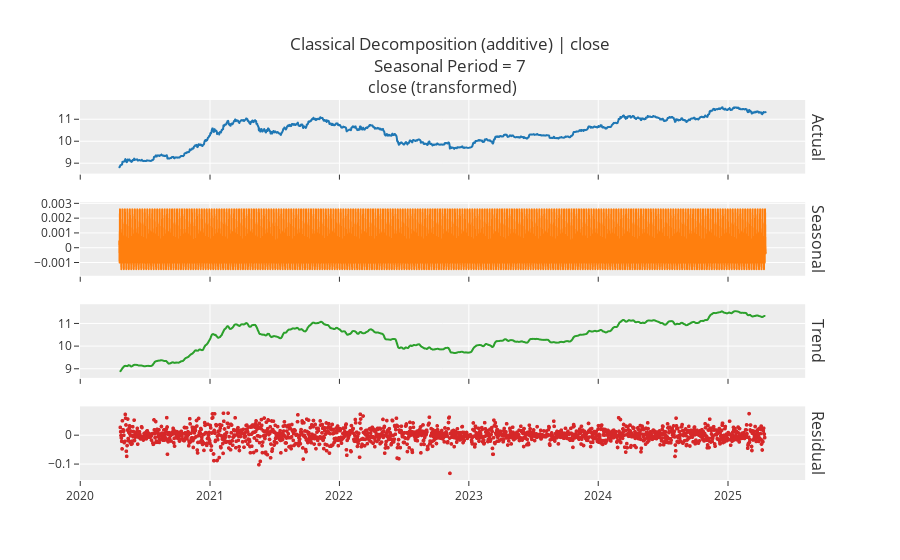
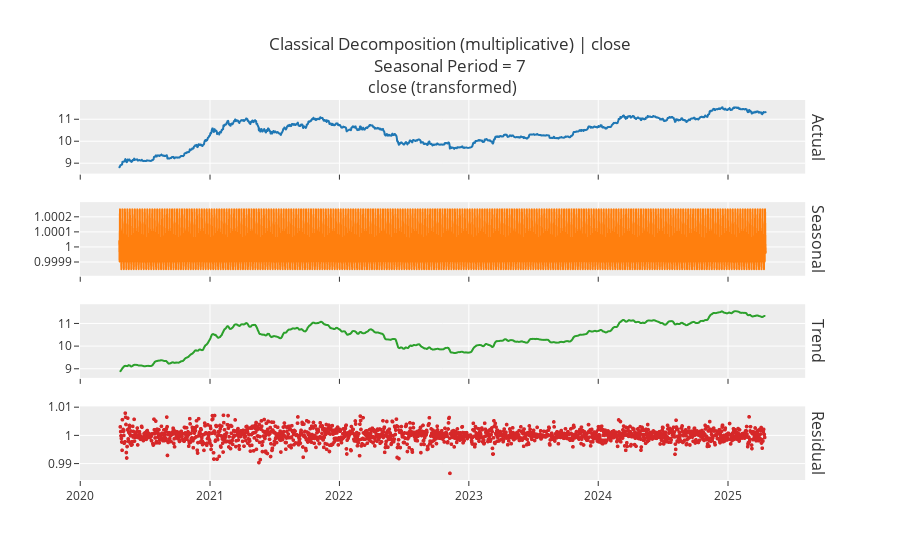
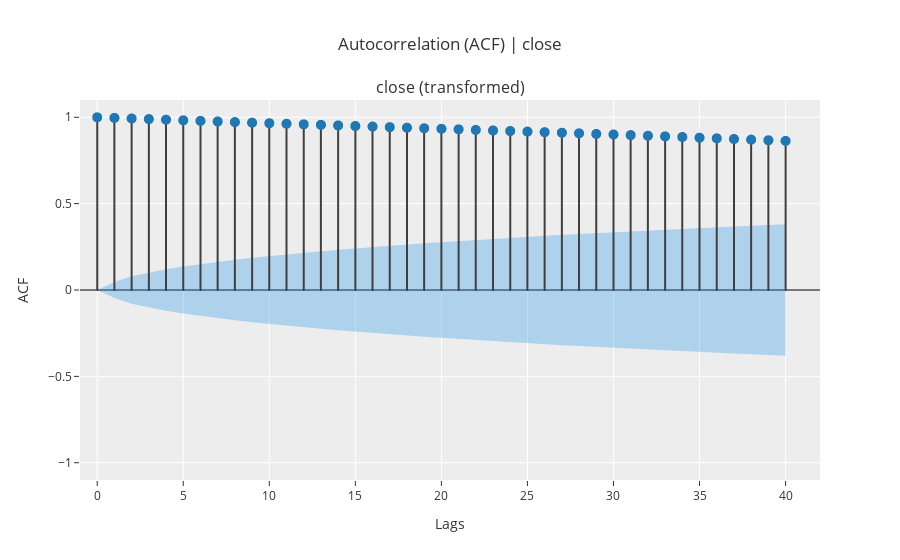
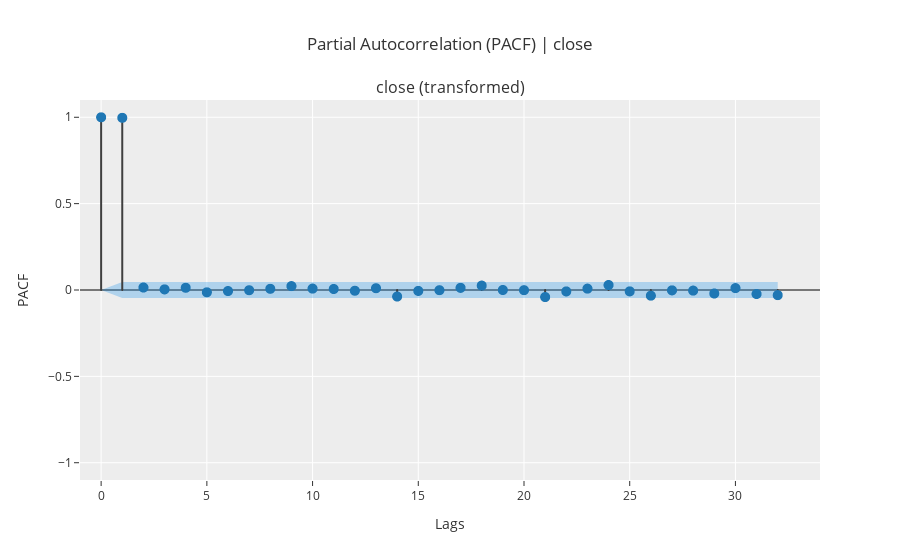

These figures' notebook cell, in order:
### Code cell
s.plot_model(plot='decomp')
s.plot_model(plot='decomp', data_kwargs={'type': 'multiplicative'})
s.plot_model(plot='acf')
s.plot_model(plot='pacf')

### Figure 1 — Plotly figure (JSON) as saved in the notebook; plotly's stock layout.template omitted (floating-point values rounded to 4 significant figures; data arrays with more than 128 entries replaced by an {"elided": "..."} marker saying what was removed)
{"data": [{"line": {"color": "rgb(31, 119, 180)", "width": 2}, "marker": {"size": 2}, "mode": "lines+markers", "name": "Actual", "type": "scattergl", "x": {"elided": "1825 str values"}, "xaxis": "x", "y": {"elided": "1825 float values"}, "yaxis": "y"}, {"line": {"color": "rgb(255, 127, 14)", "width": 2}, "marker": {"size": 2}, "mode": "lines+markers", "name": "Seasonal", "type": "scattergl", "x": {"elided": "1825 str values"}, "xaxis": "x2", "y": {"elided": "1825 float values"}, "yaxis": "y2"}, {"line": {"color": "rgb(44, 160, 44)", "width": 2}, "marker": {"size": 2}, "mode": "lines+markers", "name": "Trend", "type": "scattergl", "x": {"elided": "1825 str values"}, "xaxis": "x3", "y": {"elided": "1825 float values"}, "yaxis": "y3"}, {"line": {"color": "rgb(214, 39, 40)", "width": 2}, "marker": {"size": 4}, "mode": "markers", "name": "Residuals", "type": "scattergl", "x": {"elided": "1825 str values"}, "xaxis": "x4", "y": {"elided": "1825 float values"}, "yaxis": "y4"}], "layout": {"annotations": [{"font": {"size": 16}, "showarrow": false, "text": "close (transformed)", "x": 0.49, "xanchor": "center", "xref": "paper", "y": 1, "yanchor": "bottom", "yref": "paper"}, {"font": {"size": 16}, "showarrow": false, "text": "Actual", "textangle": 90, "x": 0.98, "xanchor": "left", "xref": "paper", "y": 0.9031, "yanchor": "middle", "yref": "paper"}, {"font": {"size": 16}, "showarrow": false, "text": "Seasonal", "textangle": 90, "x": 0.98, "xanchor": "left", "xref": "paper", "y": 0.6344, "yanchor": "middle", "yref": "paper"}, {"font": {"size": 16}, "showarrow": false, "text": "Trend", "textangle": 90, "x": 0.98, "xanchor": "left", "xref": "paper", "y": 0.3656, "yanchor": "middle", "yref": "paper"}, {"font": {"size": 16}, "showarrow": false, "text": "Residual", "textangle": 90, "x": 0.98, "xanchor": "left", "xref": "paper", "y": 0.09688, "yanchor": "middle", "yref": "paper"}], "showlegend": false, "title": {"text": "Classical Decomposition (additive) | close<br>Seasonal Period = 7"}, "xaxis": {"anchor": "y", "domain": [0, 0.98], "matches": "x4", "showticklabels": false}, "xaxis2": {"anchor": "y2", "domain": [0, 0.98], "matches": "x4", "showticklabels": false}, "xaxis3": {"anchor": "y3", "domain": [0, 0.98], "matches": "x4", "showticklabels": false}, "xaxis4": {"anchor": "y4", "domain": [0, 0.98]}, "yaxis": {"anchor": "x", "domain": [0.8063, 1]}, "yaxis2": {"anchor": "x2", "domain": [0.5375, 0.7312]}, "yaxis3": {"anchor": "x3", "domain": [0.2687, 0.4625]}, "yaxis4": {"anchor": "x4", "domain": [0, 0.1938]}}}

### Figure 2 — Plotly figure (JSON) as saved in the notebook; plotly's stock layout.template omitted (floating-point values rounded to 4 significant figures; data arrays with more than 128 entries replaced by an {"elided": "..."} marker saying what was removed)
{"data": [{"line": {"color": "rgb(31, 119, 180)", "width": 2}, "marker": {"size": 2}, "mode": "lines+markers", "name": "Actual", "type": "scattergl", "x": {"elided": "1825 str values"}, "xaxis": "x", "y": {"elided": "1825 float values"}, "yaxis": "y"}, {"line": {"color": "rgb(255, 127, 14)", "width": 2}, "marker": {"size": 2}, "mode": "lines+markers", "name": "Seasonal", "type": "scattergl", "x": {"elided": "1825 str values"}, "xaxis": "x2", "y": {"elided": "1825 float values"}, "yaxis": "y2"}, {"line": {"color": "rgb(44, 160, 44)", "width": 2}, "marker": {"size": 2}, "mode": "lines+markers", "name": "Trend", "type": "scattergl", "x": {"elided": "1825 str values"}, "xaxis": "x3", "y": {"elided": "1825 float values"}, "yaxis": "y3"}, {"line": {"color": "rgb(214, 39, 40)", "width": 2}, "marker": {"size": 4}, "mode": "markers", "name": "Residuals", "type": "scattergl", "x": {"elided": "1825 str values"}, "xaxis": "x4", "y": {"elided": "1825 float values"}, "yaxis": "y4"}], "layout": {"annotations": [{"font": {"size": 16}, "showarrow": false, "text": "close (transformed)", "x": 0.49, "xanchor": "center", "xref": "paper", "y": 1, "yanchor": "bottom", "yref": "paper"}, {"font": {"size": 16}, "showarrow": false, "text": "Actual", "textangle": 90, "x": 0.98, "xanchor": "left", "xref": "paper", "y": 0.9031, "yanchor": "middle", "yref": "paper"}, {"font": {"size": 16}, "showarrow": false, "text": "Seasonal", "textangle": 90, "x": 0.98, "xanchor": "left", "xref": "paper", "y": 0.6344, "yanchor": "middle", "yref": "paper"}, {"font": {"size": 16}, "showarrow": false, "text": "Trend", "textangle": 90, "x": 0.98, "xanchor": "left", "xref": "paper", "y": 0.3656, "yanchor": "middle", "yref": "paper"}, {"font": {"size": 16}, "showarrow": false, "text": "Residual", "textangle": 90, "x": 0.98, "xanchor": "left", "xref": "paper", "y": 0.09688, "yanchor": "middle", "yref": "paper"}], "showlegend": false, "title": {"text": "Classical Decomposition (multiplicative) | close<br>Seasonal Period = 7"}, "xaxis": {"anchor": "y", "domain": [0, 0.98], "matches": "x4", "showticklabels": false}, "xaxis2": {"anchor": "y2", "domain": [0, 0.98], "matches": "x4", "showticklabels": false}, "xaxis3": {"anchor": "y3", "domain": [0, 0.98], "matches": "x4", "showticklabels": false}, "xaxis4": {"anchor": "y4", "domain": [0, 0.98]}, "yaxis": {"anchor": "x", "domain": [0.8063, 1]}, "yaxis2": {"anchor": "x2", "domain": [0.5375, 0.7312]}, "yaxis3": {"anchor": "x3", "domain": [0.2687, 0.4625]}, "yaxis4": {"anchor": "x4", "domain": [0, 0.1938]}}}

### Figure 3 — Plotly figure (JSON) as saved in the notebook; plotly's stock layout.template omitted (floating-point values rounded to 4 significant figures)
{"data": [{"line": {"color": "#3f3f3f"}, "marker": {"size": 10}, "mode": "lines", "name": "ACF", "showlegend": false, "type": "scattergl", "x": [0, 0], "xaxis": "x", "y": [0, 1], "yaxis": "y"}, {"line": {"color": "#3f3f3f"}, "marker": {"size": 10}, "mode": "lines", "name": "ACF", "showlegend": false, "type": "scattergl", "x": [1, 1], "xaxis": "x", "y": [0, 0.9964], "yaxis": "y"}, {"line": {"color": "#3f3f3f"}, "marker": {"size": 10}, "mode": "lines", "name": "ACF", "showlegend": false, "type": "scattergl", "x": [2, 2], "xaxis": "x", "y": [0, 0.9929], "yaxis": "y"}, {"line": {"color": "#3f3f3f"}, "marker": {"size": 10}, "mode": "lines", "name": "ACF", "showlegend": false, "type": "scattergl", "x": [3, 3], "xaxis": "x", "y": [0, 0.9894], "yaxis": "y"}, {"line": {"color": "#3f3f3f"}, "marker": {"size": 10}, "mode": "lines", "name": "ACF", "showlegend": false, "type": "scattergl", "x": [4, 4], "xaxis": "x", "y": [0, 0.986], "yaxis": "y"}, {"line": {"color": "#3f3f3f"}, "marker": {"size": 10}, "mode": "lines", "name": "ACF", "showlegend": false, "type": "scattergl", "x": [5, 5], "xaxis": "x", "y": [0, 0.9825], "yaxis": "y"}, {"line": {"color": "#3f3f3f"}, "marker": {"size": 10}, "mode": "lines", "name": "ACF", "showlegend": false, "type": "scattergl", "x": [6, 6], "xaxis": "x", "y": [0, 0.979], "yaxis": "y"}, {"line": {"color": "#3f3f3f"}, "marker": {"size": 10}, "mode": "lines", "name": "ACF", "showlegend": false, "type": "scattergl", "x": [7, 7], "xaxis": "x", "y": [0, 0.9755], "yaxis": "y"}, {"line": {"color": "#3f3f3f"}, "marker": {"size": 10}, "mode": "lines", "name": "ACF", "showlegend": false, "type": "scattergl", "x": [8, 8], "xaxis": "x", "y": [0, 0.9721], "yaxis": "y"}, {"line": {"color": "#3f3f3f"}, "marker": {"size": 10}, "mode": "lines", "name": "ACF", "showlegend": false, "type": "scattergl", "x": [9, 9], "xaxis": "x", "y": [0, 0.9688], "yaxis": "y"}, {"line": {"color": "#3f3f3f"}, "marker": {"size": 10}, "mode": "lines", "name": "ACF", "showlegend": false, "type": "scattergl", "x": [10, 10], "xaxis": "x", "y": [0, 0.9656], "yaxis": "y"}, {"line": {"color": "#3f3f3f"}, "marker": {"size": 10}, "mode": "lines", "name": "ACF", "showlegend": false, "type": "scattergl", "x": [11, 11], "xaxis": "x", "y": [0, 0.9624], "yaxis": "y"}, {"line": {"color": "#3f3f3f"}, "marker": {"size": 10}, "mode": "lines", "name": "ACF", "showlegend": false, "type": "scattergl", "x": [12, 12], "xaxis": "x", "y": [0, 0.9592], "yaxis": "y"}, {"line": {"color": "#3f3f3f"}, "marker": {"size": 10}, "mode": "lines", "name": "ACF", "showlegend": false, "type": "scattergl", "x": [13, 13], "xaxis": "x", "y": [0, 0.9561], "yaxis": "y"}, {"line": {"color": "#3f3f3f"}, "marker": {"size": 10}, "mode": "lines", "name": "ACF", "showlegend": false, "type": "scattergl", "x": [14, 14], "xaxis": "x", "y": [0, 0.9527], "yaxis": "y"}, {"line": {"color": "#3f3f3f"}, "marker": {"size": 10}, "mode": "lines", "name": "ACF", "showlegend": false, "type": "scattergl", "x": [15, 15], "xaxis": "x", "y": [0, 0.9494], "yaxis": "y"}, {"line": {"color": "#3f3f3f"}, "marker": {"size": 10}, "mode": "lines", "name": "ACF", "showlegend": false, "type": "scattergl", "x": [16, 16], "xaxis": "x", "y": [0, 0.946], "yaxis": "y"}, {"line": {"color": "#3f3f3f"}, "marker": {"size": 10}, "mode": "lines", "name": "ACF", "showlegend": false, "type": "scattergl", "x": [17, 17], "xaxis": "x", "y": [0, 0.9427], "yaxis": "y"}, {"line": {"color": "#3f3f3f"}, "marker": {"size": 10}, "mode": "lines", "name": "ACF", "showlegend": false, "type": "scattergl", "x": [18, 18], "xaxis": "x", "y": [0, 0.9396], "yaxis": "y"}, {"line": {"color": "#3f3f3f"}, "marker": {"size": 10}, "mode": "lines", "name": "ACF", "showlegend": false, "type": "scattergl", "x": [19, 19], "xaxis": "x", "y": [0, 0.9365], "yaxis": "y"}, {"line": {"color": "#3f3f3f"}, "marker": {"size": 10}, "mode": "lines", "name": "ACF", "showlegend": false, "type": "scattergl", "x": [20, 20], "xaxis": "x", "y": [0, 0.9334], "yaxis": "y"}, {"line": {"color": "#3f3f3f"}, "marker": {"size": 10}, "mode": "lines", "name": "ACF", "showlegend": false, "type": "scattergl", "x": [21, 21], "xaxis": "x", "y": [0, 0.9301], "yaxis": "y"}, {"line": {"color": "#3f3f3f"}, "marker": {"size": 10}, "mode": "lines", "name": "ACF", "showlegend": false, "type": "scattergl", "x": [22, 22], "xaxis": "x", "y": [0, 0.9267], "yaxis": "y"}, {"line": {"color": "#3f3f3f"}, "marker": {"size": 10}, "mode": "lines", "name": "ACF", "showlegend": false, "type": "scattergl", "x": [23, 23], "xaxis": "x", "y": [0, 0.9234], "yaxis": "y"}, {"line": {"color": "#3f3f3f"}, "marker": {"size": 10}, "mode": "lines", "name": "ACF", "showlegend": false, "type": "scattergl", "x": [24, 24], "xaxis": "x", "y": [0, 0.9203], "yaxis": "y"}, {"line": {"color": "#3f3f3f"}, "marker": {"size": 10}, "mode": "lines", "name": "ACF", "showlegend": false, "type": "scattergl", "x": [25, 25], "xaxis": "x", "y": [0, 0.9171], "yaxis": "y"}, {"line": {"color": "#3f3f3f"}, "marker": {"size": 10}, "mode": "lines", "name": "ACF", "showlegend": false, "type": "scattergl", "x": [26, 26], "xaxis": "x", "y": [0, 0.9138], "yaxis": "y"}, {"line": {"color": "#3f3f3f"}, "marker": {"size": 10}, "mode": "lines", "name": "ACF", "showlegend": false, "type": "scattergl", "x": [27, 27], "xaxis": "x", "y": [0, 0.9104], "yaxis": "y"}, {"line": {"color": "#3f3f3f"}, "marker": {"size": 10}, "mode": "lines", "name": "ACF", "showlegend": false, "type": "scattergl", "x": [28, 28], "xaxis": "x", "y": [0, 0.9071], "yaxis": "y"}, {"line": {"color": "#3f3f3f"}, "marker": {"size": 10}, "mode": "lines", "name": "ACF", "showlegend": false, "type": "scattergl", "x": [29, 29], "xaxis": "x", "y": [0, 0.9036], "yaxis": "y"}, {"line": {"color": "#3f3f3f"}, "marker": {"size": 10}, "mode": "lines", "name": "ACF", "showlegend": false, "type": "scattergl", "x": [30, 30], "xaxis": "x", "y": [0, 0.9002], "yaxis": "y"}, {"line": {"color": "#3f3f3f"}, "marker": {"size": 10}, "mode": "lines", "name": "ACF", "showlegend": false, "type": "scattergl", "x": [31, 31], "xaxis": "x", "y": [0, 0.8967], "yaxis": "y"}, {"line": {"color": "#3f3f3f"}, "marker": {"size": 10}, "mode": "lines", "name": "ACF", "showlegend": false, "type": "scattergl", "x": [32, 32], "xaxis": "x", "y": [0, 0.8931], "yaxis": "y"}, {"line": {"color": "#3f3f3f"}, "marker": {"size": 10}, "mode": "lines", "name": "ACF", "showlegend": false, "type": "scattergl", "x": [33, 33], "xaxis": "x", "y": [0, 0.8895], "yaxis": "y"}, {"line": {"color": "#3f3f3f"}, "marker": {"size": 10}, "mode": "lines", "name": "ACF", "showlegend": false, "type": "scattergl", "x": [34, 34], "xaxis": "x", "y": [0, 0.8857], "yaxis": "y"}, {"line": {"color": "#3f3f3f"}, "marker": {"size": 10}, "mode": "lines", "name": "ACF", "showlegend": false, "type": "scattergl", "x": [35, 35], "xaxis": "x", "y": [0, 0.8818], "yaxis": "y"}, {"line": {"color": "#3f3f3f"}, "marker": {"size": 10}, "mode": "lines", "name": "ACF", "showlegend": false, "type": "scattergl", "x": [36, 36], "xaxis": "x", "y": [0, 0.878], "yaxis": "y"}, {"line": {"color": "#3f3f3f"}, "marker": {"size": 10}, "mode": "lines", "name": "ACF", "showlegend": false, "type": "scattergl", "x": [37, 37], "xaxis": "x", "y": [0, 0.8743], "yaxis": "y"}, {"line": {"color": "#3f3f3f"}, "marker": {"size": 10}, "mode": "lines", "name": "ACF", "showlegend": false, "type": "scattergl", "x": [38, 38], "xaxis": "x", "y": [0, 0.8705], "yaxis": "y"}, {"line": {"color": "#3f3f3f"}, "marker": {"size": 10}, "mode": "lines", "name": "ACF", "showlegend": false, "type": "scattergl", "x": [39, 39], "xaxis": "x", "y": [0, 0.8668], "yaxis": "y"}, {"line": {"color": "#3f3f3f"}, "marker": {"size": 10}, "mode": "lines", "name": "ACF", "showlegend": false, "type": "scattergl", "x": [40, 40], "xaxis": "x", "y": [0, 0.8633], "yaxis": "y"}, {"marker": {"color": "#1f77b4", "size": 10}, "mode": "markers", "name": "ACF", "showlegend": false, "type": "scattergl", "x": [0, 1, 2, 3, 4, 5, 6, 7, 8, 9, 10, 11, 12, 13, 14, 15, 16, 17, 18, 19, 20, 21, 22, 23, 24, 25, 26, 27, 28, 29, 30, 31, 32, 33, 34, 35, 36, 37, 38, 39, 40], "xaxis": "x", "y": [1, 0.9964, 0.9929, 0.9894, 0.986, 0.9825, 0.979, 0.9755, 0.9721, 0.9688, 0.9656, 0.9624, 0.9592, 0.9561, 0.9527, 0.9494, 0.946, 0.9427, 0.9396, 0.9365, 0.9334, 0.9301, 0.9267, 0.9234, 0.9203, 0.9171, 0.9138, 0.9104, 0.9071, 0.9036, 0.9002, 0.8967, 0.8931, 0.8895, 0.8857, 0.8818, 0.878, 0.8743, 0.8705, 0.8668, 0.8633], "yaxis": "y"}, {"line": {"color": "rgba(255,255,255,0)"}, "marker": {"size": 10}, "mode": "lines", "name": "UC", "showlegend": false, "type": "scatter", "x": [0, 1, 2, 3, 4, 5, 6, 7, 8, 9, 10, 11, 12, 13, 14, 15, 16, 17, 18, 19, 20, 21, 22, 23, 24, 25, 26, 27, 28, 29, 30, 31, 32, 33, 34, 35, 36, 37, 38, 39, 40], "xaxis": "x", "y": [0, 0.04588, 0.07927, 0.1021, 0.1206, 0.1366, 0.1507, 0.1635, 0.1754, 0.1864, 0.1967, 0.2064, 0.2157, 0.2245, 0.2329, 0.2409, 0.2487, 0.2561, 0.2633, 0.2703, 0.2771, 0.2836, 0.2899, 0.2961, 0.3021, 0.308, 0.3137, 0.3192, 0.3246, 0.3299, 0.3351, 0.3401, 0.3451, 0.3499, 0.3546, 0.3593, 0.3638, 0.3682, 0.3726, 0.3768, 0.381], "yaxis": "y"}, {"fill": "tonexty", "fillcolor": "rgba(32, 146, 230,0.3)", "line": {"color": "rgba(255,255,255,0)"}, "marker": {"size": 10}, "mode": "lines", "name": "LC", "showlegend": false, "type": "scatter", "x": [0, 1, 2, 3, 4, 5, 6, 7, 8, 9, 10, 11, 12, 13, 14, 15, 16, 17, 18, 19, 20, 21, 22, 23, 24, 25, 26, 27, 28, 29, 30, 31, 32, 33, 34, 35, 36, 37, 38, 39, 40], "xaxis": "x", "y": [0, -0.04588, -0.07927, -0.1021, -0.1206, -0.1366, -0.1507, -0.1635, -0.1754, -0.1864, -0.1967, -0.2064, -0.2157, -0.2245, -0.2329, -0.2409, -0.2487, -0.2561, -0.2633, -0.2703, -0.2771, -0.2836, -0.2899, -0.2961, -0.3021, -0.308, -0.3137, -0.3192, -0.3246, -0.3299, -0.3351, -0.3401, -0.3451, -0.3499, -0.3546, -0.3593, -0.3638, -0.3682, -0.3726, -0.3768, -0.381], "yaxis": "y"}], "layout": {"annotations": [{"font": {"size": 16}, "showarrow": false, "text": "close (transformed)", "x": 0.5, "xanchor": "center", "xref": "paper", "y": 1, "yanchor": "bottom", "yref": "paper"}], "showlegend": false, "title": {"text": "Autocorrelation (ACF) | close"}, "xaxis": {"anchor": "y", "domain": [0, 1], "range": [-1, 42], "title": {"text": "Lags"}}, "yaxis": {"anchor": "x", "domain": [0, 1], "range": [-1.1, 1.1], "title": {"text": "ACF"}, "zerolinecolor": "#000000"}}}

### Figure 4 — Plotly figure (JSON) as saved in the notebook; plotly's stock layout.template omitted (floating-point values rounded to 4 significant figures)
{"data": [{"line": {"color": "#3f3f3f"}, "marker": {"size": 10}, "mode": "lines", "name": "PACF", "showlegend": false, "type": "scattergl", "x": [0, 0], "xaxis": "x", "y": [0, 1], "yaxis": "y"}, {"line": {"color": "#3f3f3f"}, "marker": {"size": 10}, "mode": "lines", "name": "PACF", "showlegend": false, "type": "scattergl", "x": [1, 1], "xaxis": "x", "y": [0, 0.9969], "yaxis": "y"}, {"line": {"color": "#3f3f3f"}, "marker": {"size": 10}, "mode": "lines", "name": "PACF", "showlegend": false, "type": "scattergl", "x": [2, 2], "xaxis": "x", "y": [0, 0.01436], "yaxis": "y"}, {"line": {"color": "#3f3f3f"}, "marker": {"size": 10}, "mode": "lines", "name": "PACF", "showlegend": false, "type": "scattergl", "x": [3, 3], "xaxis": "x", "y": [0, 0.003614], "yaxis": "y"}, {"line": {"color": "#3f3f3f"}, "marker": {"size": 10}, "mode": "lines", "name": "PACF", "showlegend": false, "type": "scattergl", "x": [4, 4], "xaxis": "x", "y": [0, 0.01291], "yaxis": "y"}, {"line": {"color": "#3f3f3f"}, "marker": {"size": 10}, "mode": "lines", "name": "PACF", "showlegend": false, "type": "scattergl", "x": [5, 5], "xaxis": "x", "y": [0, -0.01323], "yaxis": "y"}, {"line": {"color": "#3f3f3f"}, "marker": {"size": 10}, "mode": "lines", "name": "PACF", "showlegend": false, "type": "scattergl", "x": [6, 6], "xaxis": "x", "y": [0, -0.005886], "yaxis": "y"}, {"line": {"color": "#3f3f3f"}, "marker": {"size": 10}, "mode": "lines", "name": "PACF", "showlegend": false, "type": "scattergl", "x": [7, 7], "xaxis": "x", "y": [0, -0.001287], "yaxis": "y"}, {"line": {"color": "#3f3f3f"}, "marker": {"size": 10}, "mode": "lines", "name": "PACF", "showlegend": false, "type": "scattergl", "x": [8, 8], "xaxis": "x", "y": [0, 0.006915], "yaxis": "y"}, {"line": {"color": "#3f3f3f"}, "marker": {"size": 10}, "mode": "lines", "name": "PACF", "showlegend": false, "type": "scattergl", "x": [9, 9], "xaxis": "x", "y": [0, 0.02235], "yaxis": "y"}, {"line": {"color": "#3f3f3f"}, "marker": {"size": 10}, "mode": "lines", "name": "PACF", "showlegend": false, "type": "scattergl", "x": [10, 10], "xaxis": "x", "y": [0, 0.007914], "yaxis": "y"}, {"line": {"color": "#3f3f3f"}, "marker": {"size": 10}, "mode": "lines", "name": "PACF", "showlegend": false, "type": "scattergl", "x": [11, 11], "xaxis": "x", "y": [0, 0.005795], "yaxis": "y"}, {"line": {"color": "#3f3f3f"}, "marker": {"size": 10}, "mode": "lines", "name": "PACF", "showlegend": false, "type": "scattergl", "x": [12, 12], "xaxis": "x", "y": [0, -0.004402], "yaxis": "y"}, {"line": {"color": "#3f3f3f"}, "marker": {"size": 10}, "mode": "lines", "name": "PACF", "showlegend": false, "type": "scattergl", "x": [13, 13], "xaxis": "x", "y": [0, 0.01039], "yaxis": "y"}, {"line": {"color": "#3f3f3f"}, "marker": {"size": 10}, "mode": "lines", "name": "PACF", "showlegend": false, "type": "scattergl", "x": [14, 14], "xaxis": "x", "y": [0, -0.03788], "yaxis": "y"}, {"line": {"color": "#3f3f3f"}, "marker": {"size": 10}, "mode": "lines", "name": "PACF", "showlegend": false, "type": "scattergl", "x": [15, 15], "xaxis": "x", "y": [0, -0.005283], "yaxis": "y"}, {"line": {"color": "#3f3f3f"}, "marker": {"size": 10}, "mode": "lines", "name": "PACF", "showlegend": false, "type": "scattergl", "x": [16, 16], "xaxis": "x", "y": [0, -0.001013], "yaxis": "y"}, {"line": {"color": "#3f3f3f"}, "marker": {"size": 10}, "mode": "lines", "name": "PACF", "showlegend": false, "type": "scattergl", "x": [17, 17], "xaxis": "x", "y": [0, 0.01255], "yaxis": "y"}, {"line": {"color": "#3f3f3f"}, "marker": {"size": 10}, "mode": "lines", "name": "PACF", "showlegend": false, "type": "scattergl", "x": [18, 18], "xaxis": "x", "y": [0, 0.02533], "yaxis": "y"}, {"line": {"color": "#3f3f3f"}, "marker": {"size": 10}, "mode": "lines", "name": "PACF", "showlegend": false, "type": "scattergl", "x": [19, 19], "xaxis": "x", "y": [0, 5.031e-05], "yaxis": "y"}, {"line": {"color": "#3f3f3f"}, "marker": {"size": 10}, "mode": "lines", "name": "PACF", "showlegend": false, "type": "scattergl", "x": [20, 20], "xaxis": "x", "y": [0, -0.0009624], "yaxis": "y"}, {"line": {"color": "#3f3f3f"}, "marker": {"size": 10}, "mode": "lines", "name": "PACF", "showlegend": false, "type": "scattergl", "x": [21, 21], "xaxis": "x", "y": [0, -0.04093], "yaxis": "y"}, {"line": {"color": "#3f3f3f"}, "marker": {"size": 10}, "mode": "lines", "name": "PACF", "showlegend": false, "type": "scattergl", "x": [22, 22], "xaxis": "x", "y": [0, -0.008222], "yaxis": "y"}, {"line": {"color": "#3f3f3f"}, "marker": {"size": 10}, "mode": "lines", "name": "PACF", "showlegend": false, "type": "scattergl", "x": [23, 23], "xaxis": "x", "y": [0, 0.007857], "yaxis": "y"}, {"line": {"color": "#3f3f3f"}, "marker": {"size": 10}, "mode": "lines", "name": "PACF", "showlegend": false, "type": "scattergl", "x": [24, 24], "xaxis": "x", "y": [0, 0.02874], "yaxis": "y"}, {"line": {"color": "#3f3f3f"}, "marker": {"size": 10}, "mode": "lines", "name": "PACF", "showlegend": false, "type": "scattergl", "x": [25, 25], "xaxis": "x", "y": [0, -0.007716], "yaxis": "y"}, {"line": {"color": "#3f3f3f"}, "marker": {"size": 10}, "mode": "lines", "name": "PACF", "showlegend": false, "type": "scattergl", "x": [26, 26], "xaxis": "x", "y": [0, -0.03298], "yaxis": "y"}, {"line": {"color": "#3f3f3f"}, "marker": {"size": 10}, "mode": "lines", "name": "PACF", "showlegend": false, "type": "scattergl", "x": [27, 27], "xaxis": "x", "y": [0, -0.001951], "yaxis": "y"}, {"line": {"color": "#3f3f3f"}, "marker": {"size": 10}, "mode": "lines", "name": "PACF", "showlegend": false, "type": "scattergl", "x": [28, 28], "xaxis": "x", "y": [0, -0.003556], "yaxis": "y"}, {"line": {"color": "#3f3f3f"}, "marker": {"size": 10}, "mode": "lines", "name": "PACF", "showlegend": false, "type": "scattergl", "x": [29, 29], "xaxis": "x", "y": [0, -0.02027], "yaxis": "y"}, {"line": {"color": "#3f3f3f"}, "marker": {"size": 10}, "mode": "lines", "name": "PACF", "showlegend": false, "type": "scattergl", "x": [30, 30], "xaxis": "x", "y": [0, 0.01094], "yaxis": "y"}, {"line": {"color": "#3f3f3f"}, "marker": {"size": 10}, "mode": "lines", "name": "PACF", "showlegend": false, "type": "scattergl", "x": [31, 31], "xaxis": "x", "y": [0, -0.02307], "yaxis": "y"}, {"line": {"color": "#3f3f3f"}, "marker": {"size": 10}, "mode": "lines", "name": "PACF", "showlegend": false, "type": "scattergl", "x": [32, 32], "xaxis": "x", "y": [0, -0.02977], "yaxis": "y"}, {"marker": {"color": "#1f77b4", "size": 10}, "mode": "markers", "name": "PACF", "showlegend": false, "type": "scattergl", "x": [0, 1, 2, 3, 4, 5, 6, 7, 8, 9, 10, 11, 12, 13, 14, 15, 16, 17, 18, 19, 20, 21, 22, 23, 24, 25, 26, 27, 28, 29, 30, 31, 32], "xaxis": "x", "y": [1, 0.9969, 0.01436, 0.003614, 0.01291, -0.01323, -0.005886, -0.001287, 0.006915, 0.02235, 0.007914, 0.005795, -0.004402, 0.01039, -0.03788, -0.005283, -0.001013, 0.01255, 0.02533, 5.031e-05, -0.0009624, -0.04093, -0.008222, 0.007857, 0.02874, -0.007716, -0.03298, -0.001951, -0.003556, -0.02027, 0.01094, -0.02307, -0.02977], "yaxis": "y"}, {"line": {"color": "rgba(255,255,255,0)"}, "marker": {"size": 10}, "mode": "lines", "name": "UC", "showlegend": false, "type": "scatter", "x": [0, 1, 2, 3, 4, 5, 6, 7, 8, 9, 10, 11, 12, 13, 14, 15, 16, 17, 18, 19, 20, 21, 22, 23, 24, 25, 26, 27, 28, 29, 30, 31, 32], "xaxis": "x", "y": [0, 0.04588, 0.04588, 0.04588, 0.04588, 0.04588, 0.04588, 0.04588, 0.04588, 0.04588, 0.04588, 0.04588, 0.04588, 0.04588, 0.04588, 0.04588, 0.04588, 0.04588, 0.04588, 0.04588, 0.04588, 0.04588, 0.04588, 0.04588, 0.04588, 0.04588, 0.04588, 0.04588, 0.04588, 0.04588, 0.04588, 0.04588, 0.04588], "yaxis": "y"}, {"fill": "tonexty", "fillcolor": "rgba(32, 146, 230,0.3)", "line": {"color": "rgba(255,255,255,0)"}, "marker": {"size": 10}, "mode": "lines", "name": "LC", "showlegend": false, "type": "scatter", "x": [0, 1, 2, 3, 4, 5, 6, 7, 8, 9, 10, 11, 12, 13, 14, 15, 16, 17, 18, 19, 20, 21, 22, 23, 24, 25, 26, 27, 28, 29, 30, 31, 32], "xaxis": "x", "y": [0, -0.04588, -0.04588, -0.04588, -0.04588, -0.04588, -0.04588, -0.04588, -0.04588, -0.04588, -0.04588, -0.04588, -0.04588, -0.04588, -0.04588, -0.04588, -0.04588, -0.04588, -0.04588, -0.04588, -0.04588, -0.04588, -0.04588, -0.04588, -0.04588, -0.04588, -0.04588, -0.04588, -0.04588, -0.04588, -0.04588, -0.04588, -0.04588], "yaxis": "y"}], "layout": {"annotations": [{"font": {"size": 16}, "showarrow": false, "text": "close (transformed)", "x": 0.5, "xanchor": "center", "xref": "paper", "y": 1, "yanchor": "bottom", "yref": "paper"}], "showlegend": false, "title": {"text": "Partial Autocorrelation (PACF) | close"}, "xaxis": {"anchor": "y", "domain": [0, 1], "range": [-1, 34], "title": {"text": "Lags"}}, "yaxis": {"anchor": "x", "domain": [0, 1], "range": [-1.1, 1.1], "title": {"text": "PACF"}, "zerolinecolor": "#000000"}}}
